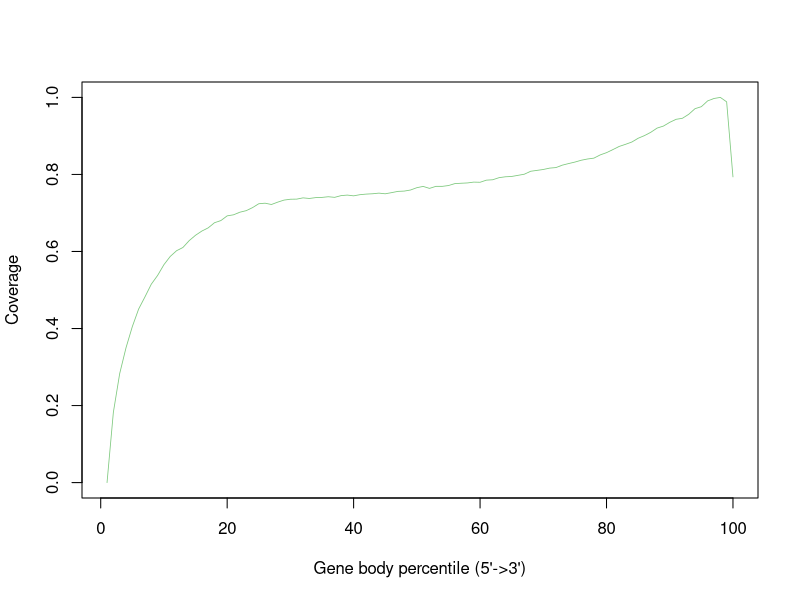

R code for this plot:
YZ_3T_hRGC_sorted <- c(0.0,0.18237560267323527,0.28297340421905937,0.34998810579076395,0.40499929363441195,0.45065977601746615,0.48224560084679247,0.5151212186816185,0.5378725373286594,0.5658129398183571,0.5872474919320356,0.6020225209564919,0.6103650393931038,0.6283137772318038,0.6421822253971455,0.6530740066631078,0.6613480041117294,0.6747190580726539,0.6802289447227203,0.6924728108014464,0.6951973721789745,0.7019322918613286,0.7059367148147078,0.7137662073292306,0.7239573232951849,0.7253517195242034,0.7219670412872449,0.7281224120986204,0.7334541794394255,0.735617879488154,0.7359434423298923,0.7392101774940406,0.7376310801798988,0.7398564256114764,0.7403944857881829,0.7421434751917588,0.7405519195161643,0.7449715232415434,0.74641780972133,0.7444610830171142,0.7474542043561484,0.7489785906584385,0.7498619590044688,0.7514931228669464,0.7497918513383689,0.7527263243532054,0.7560132162059306,0.7567717658740093,0.7595922918942375,0.7656291907400995,0.76895551448214,0.7637968125869882,0.7690310873728395,0.7690037024839858,0.7712005464754472,0.7761857715639545,0.7771415394444652,0.7779489235388046,0.7800995775675214,0.779669117672985,0.7851843520159392,0.7862119905382271,0.7916064022814315,0.793927242228862,0.7947708848562975,0.7976762100066029,0.8006119758702694,0.8082646419243609,0.8105294780111095,0.8128735304716243,0.8164184631976477,0.8178496468524655,0.8240953407843737,0.8282389800504023,0.8321164687550171,0.8368587557951949,0.840138536979355,0.8423154005798075,0.850697821032582,0.8565664144671195,0.8644888745656909,0.8727066330902072,0.878167685314013,0.8841341826644956,0.8939369150887446,0.9008627062710926,0.9093972715248164,0.9203668000181469,0.9255595273438703,0.9353064322050054,0.94312828515826,0.9457772148792326,0.9561596137061721,0.9707743882415634,0.9759212781996774,0.9910292157978605,0.9972258990059403,1.0,0.9884984054472657,0.7936297694662485)


pdf("/users/sparthib/retina_lrs/plots/gene_body_percentile/YZ-3T_hRGC.geneBodyCoverage.curves.pdf")
x=1:100
icolor = colorRampPalette(c("#7fc97f","#beaed4","#fdc086","#ffff99","#386cb0","#f0027f"))(1)
plot(x,YZ_3T_hRGC_sorted,type='l',xlab="Gene body percentile (5'->3')", ylab="Coverage",lwd=0.8,col=icolor[1])
dev.off()
